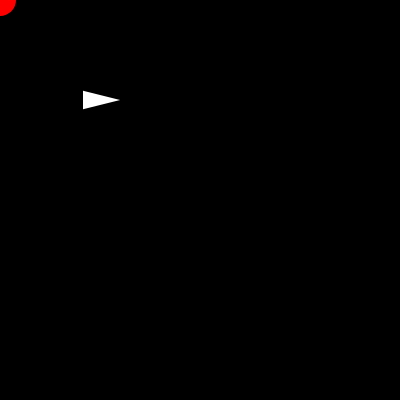
Frame 1 (no input)
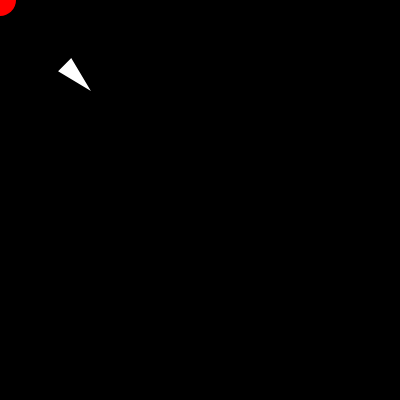
Frame 60 (no input)
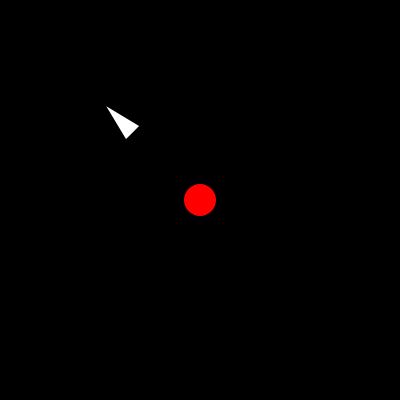
Frame 120 (the mouse pressed at the canvas centre since frame 60)

The p5.js sketch that drew these frames (run headless with seeded random() and noise() and a simulated clock; from frame 60 on, the mouse is pressed at the canvas centre):

// p5.js sketch
// ── sketch.js
let vehicle;
let target;

function setup() {
  createCanvas(400, 400);
  vehicle = new Vehicle(100, 100);
}

function draw() {
  background(0);

  target = createVector(mouseX, mouseY);
  fill(255, 0, 0);
  noStroke();
  circle(target.x, target.y, 32);

  vehicle.seek(target);
  vehicle.show();
  vehicle.update();
}

// ── vehicle.js
class Vehicle {
  constructor(x, y) {
    this.pos = createVector(x, y);
    this.vel = createVector(0, 0);
    this.acc = createVector(0, 0);
    this.maxSpeed = 15;
    this.maxForce = 1;
    this.r = 16;
  }

  seek(target) {
    // vehicle과 target 사이의 거리를 벡터로 계산
    let force = p5.Vector.sub(target, this.pos);
    // force (desired) 벡터의 크기를 maxSpeed 값으로 제한한다
    force.setMag(this.maxSpeed);
    // steering force = desired velocity(force) - current velocity
    // let steering = p5.Vector.sub(desired, this.vel);
    force.sub(this.vel);
    // 벡터의 크기를 매개변수 max의 값으로 제한한다
    // steering.limit(this.maxForce);
    force.limit(this.maxForce);
    // this.applyForce(steering);
    this.applyForce(force);

    // setMag와 limit의 차이
    // desired.setMag(): 이 함수는 벡터의 크기를 특정 값으로 설정합니다. 주어진 벡터를 지정된 길이로 설정하며, 이렇게 하면 벡터의 방향은 변하지 않고 크기만 조정됩니다. 보통 목표 지점과 현재 위치 사이의 거리를 나타내는 벡터를 설정할 때 사용됩니다.
    // steering.limit(): 이 함수는 벡터의 크기를 제한하는 데 사용됩니다. 벡터의 크기가 지정된 한계값보다 크면 벡터의 크기를 해당 한계값으로 줄입니다. 따라서 벡터의 크기를 제어하여 특정 최대값을 넘지 않도록 합니다. 이는 주로 힘 벡터를 제어하여 과도한 변화를 방지하고 균형을 유지하는 데 사용됩니다.
  }

  applyForce(force) {
    this.acc.add(force);
  }

  update() {
    this.vel.add(this.acc);
    this.vel.limit(this.maxSpeed);
    this.pos.add(this.vel);
    this.acc.set(0, 0);
  }

  show() {
    stroke(255);
    strokeWeight(2);
    fill(255);
    push();
    translate(this.pos.x, this.pos.y);
    rotate(this.vel.heading()); // 속도 벡터와 관련된 각도만큼 회전시킨다
    triangle(-this.r, -this.r / 2, -this.r, this.r / 2, this.r, 0);
    pop();
  }
}
